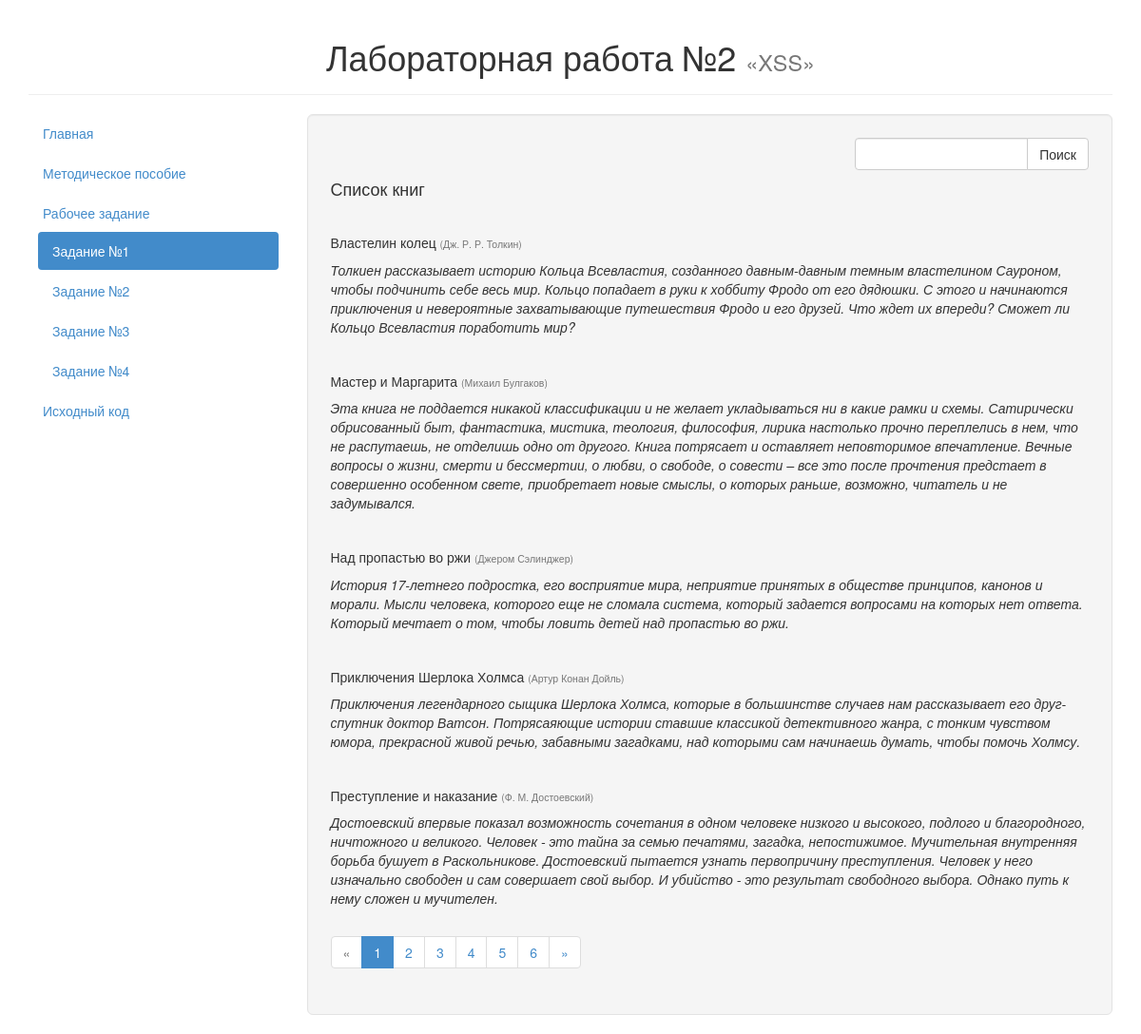
Screenshot of /cases/1/index.php with the database file from the repository.
### tables this page shows
CREATE TABLE `books` (
    `id` INTEGER PRIMARY KEY AUTO_INCREMENT,
    `title` VARCHAR(255),
    `author` VARCHAR(255),
    `review` TEXT
);

### cases/1/index.php (the view, shortened to what this page needs)
<!DOCTYPE html>
<html lang="ru">
	<head>
		<link href="../../css/bootstrap.min.css" rel="stylesheet">
	</head>
	<body>
		<div class="container">
			<div class="page-header">
				<h1 class="text-center">Лабораторная работа №2 <small>&laquo;XSS&raquo;</small></h1>
			</div>
			<div class="row">
				<div class="col-md-3">
					<ul class="nav nav-pills nav-stacked">
						<li><a href="../../">Главная</a></li>
						<li><a href="../../documentation.html">Методическое пособие</a></li>
						<li>
							<a href="#">Рабочее задание</a>
							<ul class="nav nav-pills nav-stacked nav-inner">
								<li class="active"><a href=".">Задание №1</a></li>
								<li><a href="../2/">Задание №2</a></li>
								<li><a href="../3/">Задание №3</a></li>
								<li><a href="../4/">Задание №4</a></li>
							</ul>
						</li>
						<li><a href="https://github.com/toogle/sql-lab" target="_blank">Исходный код</a></li>
					</ul>
				</div>
				<div class="col-md-9">
					<div class="well well-lg">
						<div class="row">
							<div class="col-md-4 pull-right">
								<form class="form-inline" method="GET" role="form">
									<div class="input-group">
										<input type="text" class="form-control" name="q" required>
										<span class="input-group-btn">
											<button type="submit" class="btn btn-default">Поиск</button>
										</span>
									</div>
								</form>
							</div>
						</div>
						<?php
						$conn = mysqli_connect('localhost', 'xss-lab', 'xss-lab', 'xss-lab');
						mysqli_query($conn, "SET NAMES utf8");
						mysqli_query($conn, "SET CHARACTER SET utf8");
						mysqli_set_charset($conn, 'utf8');
						if (isset($_GET['q']))
							echo "<h4>Результаты поиска по запросу «${_GET['q']}»:</h4>";
						else
							echo '<h4>Список книг</h4>';
						$page = isset($_GET['page']) ? intval($_GET['page']) : 1;
						$sql = "SELECT title, author, review FROM books";
						$sql .= "  LIMIT " . ITEMS_PER_PAGE .
						        "  OFFSET " . ($page - 1) * ITEMS_PER_PAGE;
						$res = mysqli_query($conn, $sql);
						if ($res) {
							while ($row = mysqli_fetch_assoc($res)) {
								echo '<div class="review">',
								     "  <h5>${row['title']} <small>(${row['author']})</small></h5>",
								     "  <p><i>${row['review']}</i></p>",
								     '</div>';
							}
							$sql = "SELECT COUNT(1) AS count FROM books";
							$res = mysqli_query($conn, $sql);
							if ($res) {
								$row = mysqli_fetch_assoc($res);
								$count = $row['count'];
								if ($count > 0) {
									echo '<ul class="pagination">';
									if ($page > 1)
										echo '<li><a href="?page=' . ($page - 1) . (isset($_GET['q']) ? "&q=${_GET['q']}" : '') . '">&laquo;</a></li>';
									else
										echo '<li class="disabled"><a href="#">&laquo;</a></li>';
									for ($i = 1; $i <= ceil($count / ITEMS_PER_PAGE); $i++) {
										echo ($i == $page) ? '<li class="active">' : '<li>';
										echo '  <a href="?page=' . $i . (isset($_GET['q']) ? "&q=${_GET['q']}" : '') . '">' . $i . '</a>';
										echo '</li>';
									}
									if ($page < ceil($count / ITEMS_PER_PAGE))
										echo '<li><a href="?page=' . ($page + 1) . (isset($_GET['q']) ? "&q=${_GET['q']}" : '') . '">&raquo;</a></li>';
									else
										echo '<li class="disabled"><a href="#">&raquo;</a></li>';
									echo '</ul>';
								}
							}
						}
						?>
					</div>
				</div>
			</div>
		</div>
	</body>
</html>

### cases/1/index.php (style rules this page uses)
.nav-inner { margin-left: 10px; }
.review { margin-top: 40px; }

### rows the page displays
books: title "Властелин колец", author "Дж. Р. Р. Толкин", review "Толкиен рассказывает историю Кольца Всевластия, созданного давным-давным темным властелином Сауроном, чтобы подчинить себе весь мир. Кольцо попадает в руки к хоббиту Фродо от его дядюшки. С этого и начинаются приключения и невероятные захватывающие путешествия Фродо и его друзей. Что ждет их впереди? Сможет ли Кольцо Всевластия поработить мир?"
books: title "Мастер и Маргарита", author "Михаил Булгаков", review "Эта книга не поддается никакой классификации и не желает укладываться ни в какие рамки и схемы. Сатирически обрисованный быт, фантастика, мистика, теология, философия, лирика настолько прочно переплелись в нем, что не распутаешь, не отделишь одно от другого. Книга потрясает и оставляет неповторимое впечатление. Вечные вопросы о жизни, смерти и бессмертии, о любви, о свободе, о совести – все это после прочтения предстает в совершенно особенном свете, приобретает новые смыслы, о которых раньше, возможно, читатель и не задумывался."
books: title "Над пропастью во ржи", author "Джером Сэлинджер", review "История 17-летнего подростка, его восприятие мира, неприятие принятых в обществе принципов, канонов и морали. Мысли человека, которого еще не сломала система, который задается вопросами на которых нет ответа. Который мечтает о том, чтобы ловить детей над пропастью во ржи."
books: title "Приключения Шерлока Холмса", author "Артур Конан Дойль", review "Приключения легендарного сыщика Шерлока Холмса, которые в большинстве случаев нам рассказывает его друг-спутник доктор Ватсон. Потрясаяющие истории ставшие классикой детективного жанра, с тонким чувством юмора, прекрасной живой речью, забавными загадками, над которыми сам начинаешь думать, чтобы помочь Холмсу."
books: title "Преступление и наказание", author "Ф. М. Достоевский", review "Достоевский впервые показал возможность сочетания в одном человеке низкого и высокого, подлого и благородного, ничтожного и великого. Человек - это тайна за семью печатями, загадка, непостижимое. Мучительная внутренняя борьба бушует в Раскольникове. Достоевский пытается узнать первопричину преступления. Человек у него изначально свободен и сам совершает свой выбор. И убийство - это результат свободного выбора. Однако путь к нему сложен и мучителен."
